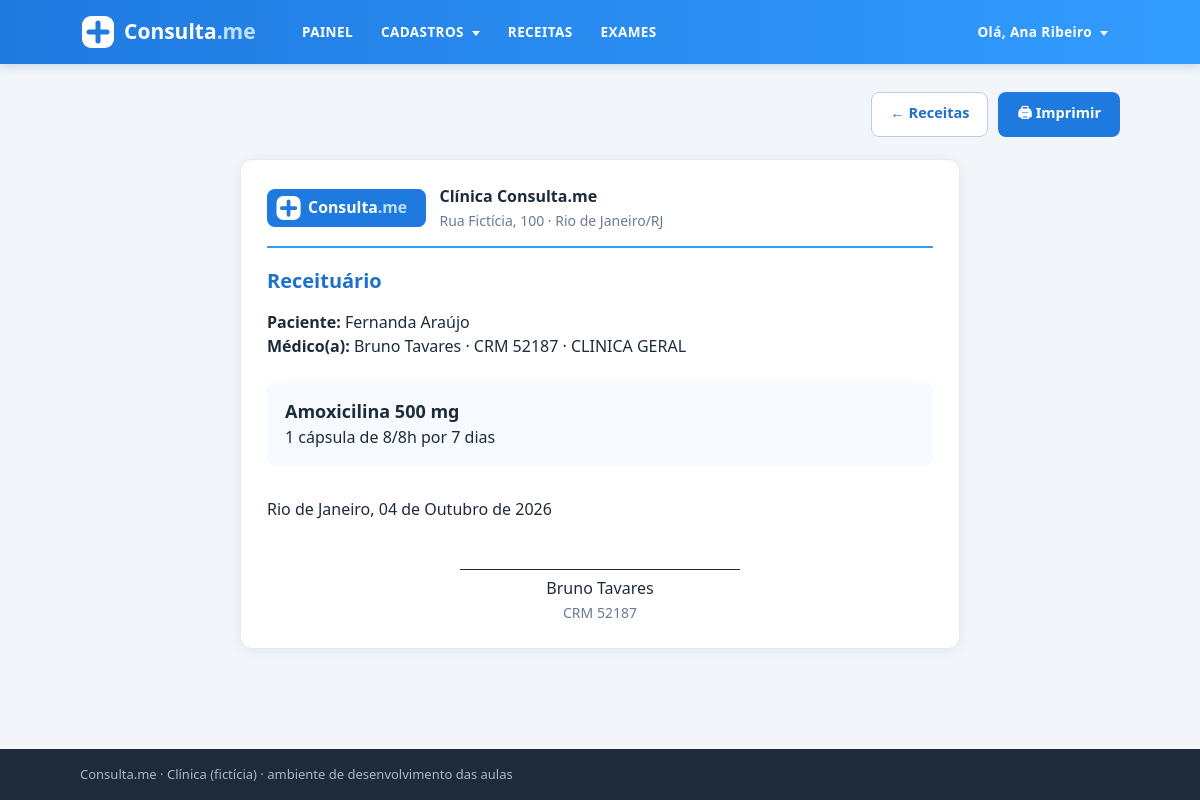
/receitas/1/ (signed in), run on the app's committed database.
### intranet/models.py (models this page shows, shortened)
class Consulta(models.Model):
    paciente_id = models.ForeignKey(Paciente, on_delete=models.CASCADE)
    medico_id = models.ForeignKey(Medico, on_delete=models.CASCADE)
    horario = models.DateTimeField(default=timezone.now)
    observacao = models.TextField(blank=True)   # anotações do atendimento
    status = models.CharField(
        default='A',
        max_length=1,
        choices=(
            ('A', 'Agendada'),
            ('X', 'Cancelada'),
            ('C', 'Confirmada'),
            ('R', 'Realizada')
        )
    )

class Paciente(models.Model):
    nome = models.CharField(max_length=50)
    sobrenome = models.CharField(max_length=50)
    email = models.EmailField()
    telefone = models.CharField(max_length=15)
    cpf = models.CharField(max_length=11)   # 11 dígitos, sem pontos e traço
    criacao_data = models.DateTimeField(default=timezone.now)
    mensagem = models.TextField(blank=True)
    ativo = models.BooleanField(default=True)
    imagem = models.ImageField(upload_to='img/%Y/%m', blank=True)
    def __str__(self):
        return f'{self.nome} {self.sobrenome}'

class Medico(models.Model):
    nome = models.CharField(max_length=30)
    sobrenome = models.CharField(max_length=30)
    email = models.EmailField()
    criacao_data = models.DateTimeField(default=timezone.now)
    telefone = models.CharField(max_length=15)
    crm = models.CharField(max_length=6)
    especialidade = models.CharField(max_length=20)
    ativo = models.BooleanField(default=True)
    mensagem = models.TextField(blank=True)
    imagem = models.ImageField(upload_to='img/%Y/%m', blank=True)
    usuario = models.OneToOneField(
        settings.AUTH_USER_MODEL,
        on_delete=models.SET_NULL,
        null=True, blank=True,
        related_name='medico',
    )
    def __str__(self):
        return f'{self.nome} {self.sobrenome}'

class Receita(models.Model):
    consulta = models.ForeignKey(Consulta, on_delete=models.CASCADE, related_name='receitas')
    medicamento = models.CharField(max_length=120)
    posologia = models.CharField(max_length=200)   # dose e frequência (ex.: "1 comprimido de 8/8h por 7 dias")
    observacoes = models.TextField(blank=True)
    emitida_em = models.DateTimeField(default=timezone.now)
    assinatura = models.TextField(blank=True)
    certificado = models.TextField(blank=True)

### intranet/views.py (the view)
# urls.py: path('receitas/<int:pk>/', views.receita_detalhe, name='receita-detalhe'),
@login_required
def receita_detalhe(request, pk):
    receita = get_object_or_404(
        Receita.objects.select_related('consulta__paciente_id', 'consulta__medico_id'), pk=pk
    )
    return render(request, 'intranet/receitas/imprimir.html', {'receita': receita})

### intranet/templates/intranet/receitas/imprimir.html (shortened to what this page needs)
{% extends 'intranet/base_logado.html' %}
{% load static %}
{% block content %}
<main class="container">
  <div class="table-controls nao-imprimir">
    <a href="{% url 'intranet:receita-list' %}" class="btn btn-secondary">← Receitas</a>
    <button class="btn btn-primary" onclick="window.print()">🖨 Imprimir</button>
  </div>
  <article class="card receita">
    <header class="receita-topo">
      <img src="{% static 'intranet/assets/logo.svg' %}" alt="Consulta.me">
      <div>
        <strong>Clínica Consulta.me</strong><br>
        <span class="muted">Rua Fictícia, 100 · Rio de Janeiro/RJ</span>
      </div>
    </header>
    <h2 class="title">Receituário</h2>
    {% with consulta=receita.consulta %}
    <p><strong>Paciente:</strong> {{ consulta.paciente_id }}</p>
    <p><strong>Médico(a):</strong> {{ consulta.medico_id }} · CRM {{ consulta.medico_id.crm }} · {{ consulta.medico_id.especialidade }}</p>
    {% endwith %}
    <div class="receita-corpo">
      <p class="receita-medicamento">{{ receita.medicamento }}</p>
      <p>{{ receita.posologia }}</p>
    </div>
    <footer class="receita-rodape">
      <p>Rio de Janeiro, {{ receita.emitida_em|date:"d \d\e F \d\e Y" }}</p>
      <div class="assinatura-linha">
        {{ receita.consulta.medico_id }}<br>
        <span class="muted">CRM {{ receita.consulta.medico_id.crm }}</span>
      </div>
    </footer>
  </article>
</main>
{% endblock %}

### intranet/templates/intranet/base_logado.html (shortened to what this page needs)
{% extends 'intranet/base.html' %}
{% load static %}
{% block header %}
<header class="header">
  <div class="container header-container">
    <a class="logo" href="{% url 'intranet:painel' %}">
      <img src="{% static 'intranet/assets/logo.svg' %}" alt="Consulta.me">
    </a>
    <nav class="main-nav">
      <ul class="nav-left">
        <li><a href="{% url 'intranet:painel' %}">PAINEL</a></li>
        <li class="dropdown">
          <a href="#">CADASTROS <i class="arrow-down"></i></a>
        </li>
        <li><a href="{% url 'intranet:receita-list' %}">RECEITAS</a></li>
        <li><a href="{% url 'intranet:exames' %}">EXAMES</a></li>
      </ul>
      <ul class="nav-right">
        <li class="dropdown">
          <a href="#">
            Olá, <span>{{ request.user.get_full_name|default:request.user.username }}</span> <i class="arrow-down"></i>
          </a>
        </li>
      </ul>
    </nav>
  </div>
</header>
{% endblock %}

### intranet/static/intranet/style.css (style rules this page uses)
* { box-sizing: border-box; margin: 0; padding: 0; }
body { font-family: 'Segoe UI', Helvetica, Arial, sans-serif; background: #f2f6fb; color: #1d2b3a; line-height: 1.5; min-height: 100vh; display: flex; flex-direction: column; }
a { color: #1f7ae0; text-decoration: none; }
.container { width: 100%; max-width: 1080px; margin: 0 auto; padding: 0 20px; }
main.container { flex: 1; padding-top: 28px; padding-bottom: 40px; }
.muted { color: #6b7c90; font-size: 14px; }
.header { background: #339cff; background: linear-gradient(90deg, #1f7ae0, #339cff); box-shadow: 0 2px 10px rgba(20, 60, 120, .18); }
.header-container { display: flex; align-items: center; justify-content: space-between; min-height: 64px; gap: 20px; }
.logo img { display: block; height: 40px; }
.main-nav { display: flex; align-items: center; justify-content: space-between; flex: 1; gap: 20px; }
.main-nav ul { list-style: none; display: flex; align-items: center; gap: 4px; }
.main-nav > ul > li > a { display: block; padding: 20px 12px; color: #fff; font-weight: 600; font-size: 13.5px; letter-spacing: .03em; }
.arrow-down { display: inline-block; width: 0; height: 0; margin-left: 4px; vertical-align: middle; border-left: 4px solid transparent; border-right: 4px solid transparent; border-top: 5px solid #fff; }
.header .dropdown { position: relative; }
.card { background: #fff; border-radius: 12px; padding: 24px 26px; margin-top: 22px; box-shadow: 0 2px 12px rgba(20, 60, 120, .07); border: 1px solid #e3eaf3; }
.title { font-size: 20px; color: #1f6fcc; margin-bottom: 14px; }
.table-controls { display: flex; justify-content: flex-end; gap: 10px; margin-bottom: 14px; }
.btn { display: inline-block; padding: 9px 18px; border-radius: 8px; border: 1px solid transparent; font-size: 14.5px; font-weight: 600; cursor: pointer; font-family: inherit; text-align: center; }
.btn-primary { background: #1f7ae0; color: #fff; }
.btn-secondary { background: #fff; color: #1f6fcc; border-color: #b9cfe6; }
.receita { max-width: 720px; margin-left: auto; margin-right: auto; }
.receita-topo { display: flex; align-items: center; gap: 14px; padding-bottom: 14px; margin-bottom: 18px; border-bottom: 2px solid #339cff; }
.receita-topo img { height: 38px; background: #1f7ae0; border-radius: 8px; padding: 4px 8px; }
.receita-corpo { margin: 22px 0; padding: 18px; background: #f7fbff; border-radius: 10px; }
.receita-medicamento { font-size: 18px; font-weight: 700; }
.receita-rodape { margin-top: 30px; }
.assinatura-linha { margin: 48px auto 0; width: 280px; border-top: 1px solid #1d2b3a; padding-top: 6px; text-align: center; }

### data on the page
Consulta: paciente_id "Fernanda Araújo", medico_id "Bruno Tavares", medico_id.crm "52187", medico_id.especialidade "CLINICA GERAL"
Receita: medicamento "Amoxicilina 500 mg", posologia "1 cápsula de 8/8h por 7 dias", emitida_em "04 de Outubro de 2026", consulta.medico_id "Bruno Tavares", consulta.medico_id.crm "52187"

### other printed values
{{ request.user.get_full_name|default:request.user.username }} "Ana Ribeiro"
